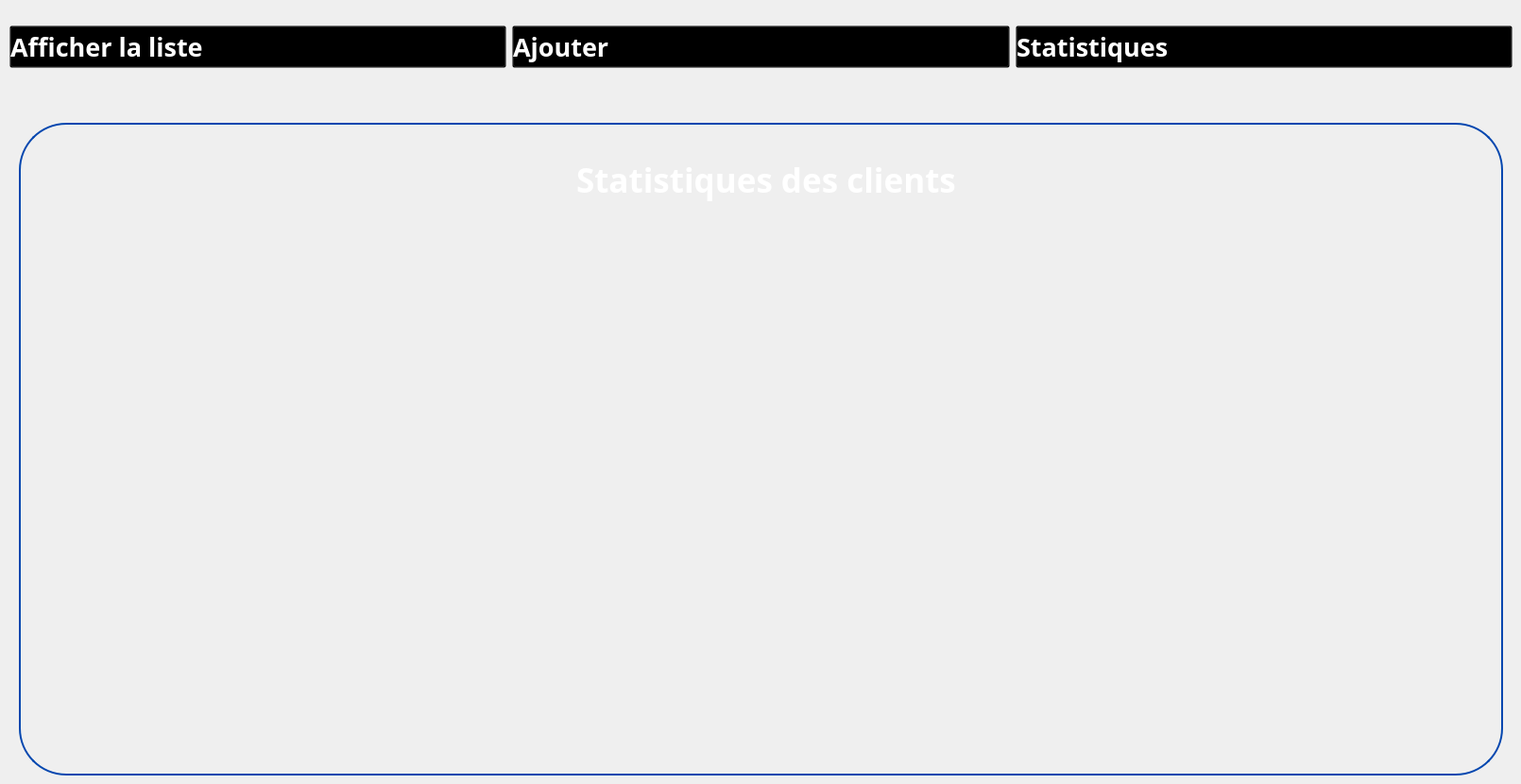
   <widget class="QWidget" name="statclient">
    <widget class="QWidget" name="horizontalLayoutWidget_19">
     <property name="geometry">
      <rect>
       <x>10</x>
       <y>10</y>
       <width>1591</width>
       <height>80</height>
      </rect>
     </property>
     <layout class="QHBoxLayout" name="horizontalLayout_24">
      <item>
       <widget class="QPushButton" name="pushButton_135">
        <property name="font">
         <font>
          <family>Gill Sans MT</family>
          <pointsize>20</pointsize>
          <weight>75</weight>
          <bold>true</bold>
         </font>
        </property>
        <property name="styleSheet">
         <string notr="true">QPushButton:hover {
    color: blue;
    background: transparent;
}

QPushButton {
    text-align: left;
    background: transparent;
    color: rgb(255,255,255);
}
</string>
        </property>
        <property name="text">
         <string>Afficher la liste</string>
        </property>
        <property name="icon">
         <iconset>
          <normaloff>../../Downloads/wetransfer_icons_2024-02-06_1419/icons/liste-de-controle.png</normaloff>../../Downloads/wetransfer_icons_2024-02-06_1419/icons/liste-de-controle.png</iconset>
        </property>
        <property name="iconSize">
         <size>
          <width>50</width>
          <height>46</height>
         </size>
        </property>
       </widget>
      </item>
      <item>
       <widget class="QPushButton" name="pushButton_136">
        <property name="font">
         <font>
          <family>Gill Sans MT</family>
          <pointsize>20</pointsize>
          <weight>75</weight>
          <bold>true</bold>
         </font>
        </property>
        <property name="styleSheet">
         <string notr="true">QPushButton:hover {
    color: blue;
    background: transparent;
}

QPushButton {
    text-align: left;
    background: transparent;
    color: rgb(255,255,255);
}
</string>
        </property>
        <property name="text">
         <string>Ajouter </string>
        </property>
        <property name="icon">
         <iconset>
          <normaloff>../../Downloads/wetransfer_icons_2024-02-06_1419/icons/image (3).png</normaloff>../../Downloads/wetransfer_icons_2024-02-06_1419/icons/image (3).png</iconset>
        </property>
        <property name="iconSize">
         <size>
          <width>50</width>
          <height>46</height>
         </size>
        </property>
       </widget>
      </item>
      <item>
       <widget class="QPushButton" name="pushButton_137">
        <property name="font">
         <font>
          <family>Gill Sans MT</family>
          <pointsize>20</pointsize>
          <weight>75</weight>
          <bold>true</bold>
         </font>
        </property>
        <property name="styleSheet">
         <string notr="true">QPushButton:hover {
    color: blue;
    background: transparent;
}

QPushButton {
    text-align: left;
    background: transparent;
    color: rgb(255,255,255);
}

</string>
        </property>
        <property name="text">
         <string>Statistiques</string>
        </property>
        <property name="icon">
         <iconset>
          <normaloff>../../Downloads/wetransfer_icons_2024-02-06_1419/icons/image (2).png</normaloff>../../Downloads/wetransfer_icons_2024-02-06_1419/icons/image (2).png</iconset>
        </property>
        <property name="iconSize">
         <size>
          <width>50</width>
          <height>46</height>
         </size>
        </property>
       </widget>
      </item>
     </layout>
    </widget>
    <widget class="QGroupBox" name="groupBox_46">
     <property name="geometry">
      <rect>
       <x>20</x>
       <y>130</y>
       <width>1571</width>
       <height>691</height>
      </rect>
     </property>
     <property name="styleSheet">
      <string notr="true">QGroupBox {
	border-radius:50px;
    border: 2px solid #0447AF; /* Red border */
}
</string>
     </property>
     <property name="title">
      <string/>
     </property>
     <widget class="QLabel" name="label_154">
      <property name="geometry">
       <rect>
        <x>190</x>
        <y>30</y>
        <width>51</width>
        <height>51</height>
       </rect>
      </property>
      <property name="text">
       <string/>
      </property>
      <property name="pixmap">
       <pixmap>../../../../../Downloads/Downloads/wetransfer_gestion-de-formations_2024-02-16_1550/icons/client.png</pixmap>
      </property>
      <property name="scaledContents">
       <bool>true</bool>
      </property>
     </widget>
     <widget class="QLabel" name="label_155">
      <property name="geometry">
       <rect>
        <x>590</x>
        <y>30</y>
        <width>671</width>
        <height>61</height>
       </rect>
      </property>
      <property name="font">
       <font>
        <family>Plus Jakarta Sans</family>
        <pointsize>26</pointsize>
        <weight>75</weight>
        <bold>true</bold>
       </font>
      </property>
      <property name="styleSheet">
       <string notr="true">color:white;
    background: transparent;
</string>
      </property>
      <property name="text">
       <string>Statistiques des clients</string>
      </property>
     </widget>
     <widget class="QLabel" name="label_156">
      <property name="geometry">
       <rect>
        <x>70</x>
        <y>20</y>
        <width>81</width>
        <height>81</height>
       </rect>
      </property>
      <property name="text">
       <string/>
      </property>
      <property name="pixmap">
       <pixmap>:/Desktop/imageprojetcpp/gestion-de-projet.png</pixmap>
      </property>
      <property name="scaledContents">
       <bool>true</bool>
      </property>
     </widget>
    </widget>
   </widget>
